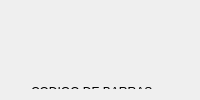
               <widget class="QWidget" name="page_actualizar">
                <layout class="QVBoxLayout" name="verticalLayout_12">
                 <item>
                  <widget class="QStackedWidget" name="stackedWidget_2">
                   <widget class="QWidget" name="compra">
                    <widget class="QWidget" name="verticalLayoutWidget">
                     <property name="geometry">
                      <rect>
                       <x>300</x>
                       <y>0</y>
                       <width>351</width>
                       <height>54</height>
                      </rect>
                     </property>
                     <layout class="QVBoxLayout" name="verticalLayout_11">
                      <item>
                       <widget class="QLabel" name="label_4">
                        <property name="layoutDirection">
                         <enum>Qt::RightToLeft</enum>
                        </property>
                        <property name="text">
                         <string>COMPRAS REGISTRADAS</string>
                        </property>
                        <property name="textFormat">
                         <enum>Qt::PlainText</enum>
                        </property>
                       </widget>
                      </item>
                     </layout>
                    </widget>
                    <widget class="QWidget" name="verticalLayoutWidget_2">
                     <property name="geometry">
                      <rect>
                       <x>20</x>
                       <y>60</y>
                       <width>182</width>
                       <height>41</height>
                      </rect>
                     </property>
                     <layout class="QVBoxLayout" name="verticalLayout_14">
                      <item>
                       <widget class="QLabel" name="label_5">
                        <property name="text">
                         <string>CODIGO DE BARRAS:</string>
                        </property>
                       </widget>
                      </item>
                     </layout>
                    </widget>
                    <widget class="QWidget" name="verticalLayoutWidget_3">
                     <property name="geometry">
                      <rect>
                       <x>220</x>
                       <y>60</y>
                       <width>431</width>
                       <height>41</height>
                      </rect>
                     </property>
                     <layout class="QVBoxLayout" name="verticalLayout_15">
                      <item>
                       <widget class="QLineEdit" name="act_buscar"/>
                      </item>
                     </layout>
                    </widget>
                    <widget class="QPushButton" name="bt_actualiza_buscar">
                     <property name="geometry">
                      <rect>
                       <x>670</x>
                       <y>60</y>
                       <width>120</width>
                       <height>30</height>
                      </rect>
                     </property>
                     <property name="text">
                      <string>AGREGAR</string>
                     </property>
                    </widget>
                    <widget class="QWidget" name="verticalLayoutWidget_4">
                     <property name="geometry">
                      <rect>
                       <x>10</x>
                       <y>230</y>
                       <width>1281</width>
                       <height>301</height>
                      </rect>
                     </property>
                     <layout class="QVBoxLayout" name="verticalLayout_16">
                      <item>
                       <widget class="QTableWidget" name="tableWidget">
                        <attribute name="horizontalHeaderDefaultSectionSize">
                         <number>170</number>
                        </attribute>
                        <attribute name="horizontalHeaderMinimumSectionSize">
                         <number>20</number>
                        </attribute>
                        <attribute name="horizontalHeaderStretchLastSection">
                         <bool>true</bool>
                        </attribute>
                        <column>
                         <property name="text">
                          <string>CODIGO DE BARRAS</string>
                         </property>
                        </column>
                        <column>
                         <property name="text">
                          <string>CANTIDAD PRODUCTO</string>
                         </property>
                        </column>
                        <column>
                         <property name="text">
                          <string>NUMERO FACTURA</string>
                         </property>
                        </column>
                        <column>
                         <property name="text">
                          <string>CATEGORIA</string>
                         </property>
                        </column>
                        <column>
                         <property name="text">
                          <string>PRECIO</string>
                         </property>
                        </column>
                        <column>
                         <property name="text">
                          <string>DESCRIPCION</string>
                         </property>
                        </column>
                        <column>
                         <property name="text">
                          <string>IDPROVEDOR</string>
                         </property>
                        </column>
                       </widget>
                      </item>
                     </layout>
                    </widget>
                    <widget class="QLabel" name="Apellido">
                     <property name="geometry">
                      <rect>
                       <x>340</x>
                       <y>170</y>
                       <width>181</width>
                       <height>20</height>
                      </rect>
                     </property>
                     <property name="text">
                      <string/>
                     </property>
                    </widget>
                    <widget class="QLabel" name="Materno">
                     <property name="geometry">
                      <rect>
                       <x>590</x>
                       <y>170</y>
                       <width>211</width>
                       <height>20</height>
                      </rect>
                     </property>
                     <property name="text">
                      <string/>
                     </property>
                    </widget>
                    <widget class="QLabel" name="label_13">
                     <property name="geometry">
                      <rect>
                       <x>310</x>
                       <y>560</y>
                       <width>41</width>
                       <height>20</height>
                      </rect>
                     </property>
                     <property name="text">
                      <string>IVA:</string>
                     </property>
                    </widget>
                    <widget class="QLabel" name="Nombre">
                     <property name="geometry">
                      <rect>
                       <x>100</x>
                       <y>170</y>
                       <width>241</width>
                       <height>20</height>
                      </rect>
                     </property>
                     <property name="text">
                      <string/>
                     </property>
                    </widget>
                    <widget class="QLabel" name="label_15">
                     <property name="geometry">
                      <rect>
                       <x>460</x>
                       <y>610</y>
                       <width>171</width>
                       <height>20</height>
                      </rect>
                     </property>
                     <property name="text">
                      <string/>
                     </property>
                    </widget>
                    <widget class="QLabel" name="label_31">
                     <property name="geometry">
                      <rect>
                       <x>320</x>
                       <y>610</y>
                       <width>131</width>
                       <height>20</height>
                      </rect>
                     </property>
                     <property name="text">
                      <string>SUBTOTAL:</string>
                     </property>
                    </widget>
                    <widget class="QLabel" name="signal_actualizar">
                     <property name="geometry">
                      <rect>
                       <x>10</x>
                       <y>0</y>
                       <width>251</width>
                       <height>41</height>
                      </rect>
                     </property>
                     <property name="text">
                      <string/>
                     </property>
                    </widget>
                    <widget class="QPushButton" name="bt_12">
                     <property name="geometry">
                      <rect>
                       <x>590</x>
                       <y>540</y>
                       <width>120</width>
                       <height>30</height>
                      </rect>
                     </property>
                     <property name="text">
                      <string>comprar</string>
                     </property>
                    </widget>
                    <widget class="QLineEdit" name="X">
                     <property name="geometry">
                      <rect>
                       <x>270</x>
                       <y>130</y>
                       <width>351</width>
                       <height>23</height>
                      </rect>
                     </property>
                    </widget>
                    <widget class="QPushButton" name="VERIFICAR">
                     <property name="geometry">
                      <rect>
                       <x>650</x>
                       <y>130</y>
                       <width>131</width>
                       <height>30</height>
                      </rect>
                     </property>
                     <property name="text">
                      <string>VERIFICAR</string>
                     </property>
                    </widget>
                    <widget class="QLabel" name="label_32">
                     <property name="geometry">
                      <rect>
                       <x>60</x>
                       <y>130</y>
                       <width>201</width>
                       <height>16</height>
                      </rect>
                     </property>
                     <property name="text">
                      <string>NUMERO DE CLIENTE</string>
                     </property>
                    </widget>
                    <widget class="QLabel" name="label_14">
                     <property name="geometry">
                      <rect>
                       <x>390</x>
                       <y>560</y>
                       <width>171</width>
                       <height>20</height>
                      </rect>
                     </property>
                     <property name="text">
                      <string/>
                     </property>
                    </widget>
                    <widget class="QLabel" name="label_50">
                     <property name="geometry">
                      <rect>
                       <x>880</x>
                       <y>570</y>
                       <width>131</width>
                       <height>20</height>
                      </rect>
                     </property>
                     <property name="text">
                      <string>TOTAL:</string>
                     </property>
                    </widget>
                    <widget class="QLabel" name="a">
                     <property name="geometry">
                      <rect>
                       <x>1020</x>
                       <y>570</y>
                       <width>131</width>
                       <height>20</height>
                      </rect>
                     </property>
                     <property name="text">
                      <string/>
                     </property>
                    </widget>
                    <widget class="QPushButton" name="limpiar">
                     <property name="geometry">
                      <rect>
                       <x>90</x>
                       <y>590</y>
                       <width>120</width>
                       <height>30</height>
                      </rect>
                     </property>
                     <property name="minimumSize">
                      <size>
                       <width>120</width>
                       <height>30</height>
                      </size>
                     </property>
                     <property name="text">
                      <string>Limpiar</string>
                     </property>
                    </widget>
                   </widget>
                   <widget class="QWidget" name="page_4"/>
                  </widget>
                 </item>
                </layout>
               </widget>
